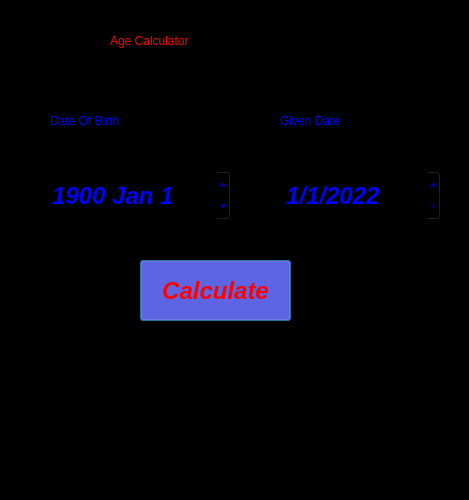
<?xml version="1.0" encoding="UTF-8"?>
<ui version="4.0">
 <class>MainWindow</class>
 <widget class="QMainWindow" name="MainWindow">
  <property name="geometry">
   <rect>
    <x>0</x>
    <y>0</y>
    <width>469</width>
    <height>500</height>
   </rect>
  </property>
  <property name="font">
   <font>
    <weight>75</weight>
    <italic>true</italic>
    <bold>true</bold>
    <underline>true</underline>
    <strikeout>true</strikeout>
   </font>
  </property>
  <property name="focusPolicy">
   <enum>Qt::ClickFocus</enum>
  </property>
  <property name="acceptDrops">
   <bool>true</bool>
  </property>
  <property name="windowTitle">
   <string>Age calcultor</string>
  </property>
  <property name="statusTip">
   <string/>
  </property>
  <property name="layoutDirection">
   <enum>Qt::RightToLeft</enum>
  </property>
  <property name="autoFillBackground">
   <bool>false</bool>
  </property>
  <property name="styleSheet">
   <string notr="true">background-color: rgb(0, 0, 0);
color: rgb(255, 255, 255);
border-color: rgb(0, 0, 255);</string>
  </property>
  <property name="toolButtonStyle">
   <enum>Qt::ToolButtonFollowStyle</enum>
  </property>
  <widget class="QWidget" name="centralwidget">
   <widget class="QPushButton" name="pushButton">
    <property name="geometry">
     <rect>
      <x>140</x>
      <y>260</y>
      <width>151</width>
      <height>61</height>
     </rect>
    </property>
    <property name="minimumSize">
     <size>
      <width>0</width>
      <height>61</height>
     </size>
    </property>
    <property name="font">
     <font>
      <pointsize>18</pointsize>
      <weight>75</weight>
      <italic>true</italic>
      <bold>true</bold>
      <underline>false</underline>
      <strikeout>false</strikeout>
      <kerning>true</kerning>
     </font>
    </property>
    <property name="mouseTracking">
     <bool>true</bool>
    </property>
    <property name="tabletTracking">
     <bool>true</bool>
    </property>
    <property name="focusPolicy">
     <enum>Qt::NoFocus</enum>
    </property>
    <property name="autoFillBackground">
     <bool>false</bool>
    </property>
    <property name="styleSheet">
     <string notr="true">color: rgb(255, 0, 0);
background-color: rgb(0, 0, 255);

</string>
    </property>
    <property name="inputMethodHints">
     <set>Qt::ImhHiddenText</set>
    </property>
    <property name="text">
     <string>Calculate</string>
    </property>
    <property name="icon">
     <iconset theme="500">
      <normaloff>.</normaloff>.</iconset>
    </property>
    <property name="checkable">
     <bool>true</bool>
    </property>
    <property name="checked">
     <bool>true</bool>
    </property>
    <property name="autoRepeat">
     <bool>true</bool>
    </property>
    <property name="autoExclusive">
     <bool>true</bool>
    </property>
    <property name="autoDefault">
     <bool>true</bool>
    </property>
    <property name="default">
     <bool>true</bool>
    </property>
    <property name="flat">
     <bool>true</bool>
    </property>
   </widget>
   <widget class="QDateEdit" name="first">
    <property name="geometry">
     <rect>
      <x>10</x>
      <y>170</y>
      <width>221</width>
      <height>51</height>
     </rect>
    </property>
    <property name="font">
     <font>
      <pointsize>18</pointsize>
      <weight>75</weight>
      <italic>true</italic>
      <bold>true</bold>
      <underline>false</underline>
     </font>
    </property>
    <property name="layoutDirection">
     <enum>Qt::LeftToRight</enum>
    </property>
    <property name="styleSheet">
     <string notr="true">color: rgb(0, 0, 255);</string>
    </property>
    <property name="alignment">
     <set>Qt::AlignCenter</set>
    </property>
    <property name="timeSpec">
     <enum>Qt::TimeZone</enum>
    </property>
    <property name="date">
     <date>
      <year>1900</year>
      <month>1</month>
      <day>1</day>
     </date>
    </property>
   </widget>
   <widget class="QDateEdit" name="second">
    <property name="geometry">
     <rect>
      <x>240</x>
      <y>170</y>
      <width>201</width>
      <height>51</height>
     </rect>
    </property>
    <property name="maximumSize">
     <size>
      <width>16777215</width>
      <height>16777215</height>
     </size>
    </property>
    <property name="font">
     <font>
      <pointsize>18</pointsize>
      <weight>75</weight>
      <italic>true</italic>
      <bold>true</bold>
      <underline>false</underline>
      <strikeout>false</strikeout>
      <kerning>true</kerning>
     </font>
    </property>
    <property name="mouseTracking">
     <bool>false</bool>
    </property>
    <property name="tabletTracking">
     <bool>false</bool>
    </property>
    <property name="focusPolicy">
     <enum>Qt::WheelFocus</enum>
    </property>
    <property name="contextMenuPolicy">
     <enum>Qt::ActionsContextMenu</enum>
    </property>
    <property name="acceptDrops">
     <bool>false</bool>
    </property>
    <property name="toolTip">
     <string notr="true"/>
    </property>
    <property name="toolTipDuration">
     <number>0</number>
    </property>
    <property name="statusTip">
     <string notr="true"/>
    </property>
    <property name="whatsThis">
     <string notr="true"/>
    </property>
    <property name="accessibleName">
     <string notr="true"/>
    </property>
    <property name="accessibleDescription">
     <string notr="true"/>
    </property>
    <property name="layoutDirection">
     <enum>Qt::LeftToRight</enum>
    </property>
    <property name="autoFillBackground">
     <bool>true</bool>
    </property>
    <property name="styleSheet">
     <string notr="true">border-color: rgb(0, 0, 255);
border-color: rgb(0, 0, 255);
color: rgb(0, 0, 255);</string>
    </property>
    <property name="inputMethodHints">
     <set>Qt::ImhHiddenText</set>
    </property>
    <property name="wrapping">
     <bool>false</bool>
    </property>
    <property name="alignment">
     <set>Qt::AlignCenter</set>
    </property>
    <property name="buttonSymbols">
     <enum>QAbstractSpinBox::UpDownArrows</enum>
    </property>
    <property name="accelerated">
     <bool>true</bool>
    </property>
    <property name="correctionMode">
     <enum>QAbstractSpinBox::CorrectToNearestValue</enum>
    </property>
    <property name="showGroupSeparator" stdset="0">
     <bool>false</bool>
    </property>
    <property name="displayFormat">
     <string>M/d/yyyy</string>
    </property>
    <property name="timeSpec">
     <enum>Qt::LocalTime</enum>
    </property>
    <property name="date">
     <date>
      <year>2022</year>
      <month>1</month>
      <day>1</day>
     </date>
    </property>
   </widget>
   <widget class="QLabel" name="label">
    <property name="geometry">
     <rect>
      <x>50</x>
      <y>100</y>
      <width>161</width>
      <height>41</height>
     </rect>
    </property>
    <property name="styleSheet">
     <string notr="true">font: 20pt &quot;Segoe UI&quot;;
color: rgb(0, 0, 255);</string>
    </property>
    <property name="text">
     <string>Date Of Birth</string>
    </property>
   </widget>
   <widget class="QLabel" name="label_2">
    <property name="geometry">
     <rect>
      <x>280</x>
      <y>100</y>
      <width>141</width>
      <height>41</height>
     </rect>
    </property>
    <property name="styleSheet">
     <string notr="true">font: 20pt &quot;Segoe UI&quot;;
color: rgb(0, 0, 255);</string>
    </property>
    <property name="text">
     <string>Given Date</string>
    </property>
   </widget>
   <widget class="QTextEdit" name="result">
    <property name="geometry">
     <rect>
      <x>30</x>
      <y>350</y>
      <width>381</width>
      <height>71</height>
     </rect>
    </property>
    <property name="sizePolicy">
     <sizepolicy hsizetype="Expanding" vsizetype="Expanding">
      <horstretch>0</horstretch>
      <verstretch>0</verstretch>
     </sizepolicy>
    </property>
    <property name="font">
     <font>
      <pointsize>18</pointsize>
     </font>
    </property>
    <property name="whatsThis">
     <string>&lt;html&gt;&lt;head/&gt;&lt;body&gt;&lt;p&gt;&lt;span style=&quot; font-weight:700;&quot;&gt;gjhgj&lt;/span&gt;&lt;/p&gt;&lt;/body&gt;&lt;/html&gt;</string>
    </property>
    <property name="layoutDirection">
     <enum>Qt::RightToLeft</enum>
    </property>
    <property name="autoFillBackground">
     <bool>true</bool>
    </property>
    <property name="styleSheet">
     <string notr="true">
border-bottom-color: rgb(0, 85, 255);
color: rgb(255, 0, 0);</string>
    </property>
    <property name="frameShape">
     <enum>QFrame::NoFrame</enum>
    </property>
    <property name="frameShadow">
     <enum>QFrame::Plain</enum>
    </property>
    <property name="lineWidth">
     <number>2</number>
    </property>
    <property name="midLineWidth">
     <number>0</number>
    </property>
    <property name="verticalScrollBarPolicy">
     <enum>Qt::ScrollBarAsNeeded</enum>
    </property>
    <property name="horizontalScrollBarPolicy">
     <enum>Qt::ScrollBarAlwaysOff</enum>
    </property>
    <property name="sizeAdjustPolicy">
     <enum>QAbstractScrollArea::AdjustToContents</enum>
    </property>
    <property name="autoFormatting">
     <set>QTextEdit::AutoBulletList</set>
    </property>
    <property name="tabChangesFocus">
     <bool>false</bool>
    </property>
    <property name="textInteractionFlags">
     <set>Qt::NoTextInteraction</set>
    </property>
   </widget>
   <widget class="QLabel" name="label_3">
    <property name="geometry">
     <rect>
      <x>110</x>
      <y>10</y>
      <width>251</width>
      <height>61</height>
     </rect>
    </property>
    <property name="styleSheet">
     <string notr="true">font: 28pt &quot;Segoe UI&quot;;
color: rgb(255, 0, 0);</string>
    </property>
    <property name="text">
     <string>Age Calculator</string>
    </property>
   </widget>
  </widget>
  <widget class="QStatusBar" name="statusbar"/>
 </widget>
 <resources/>
 <connections/>
</ui>
